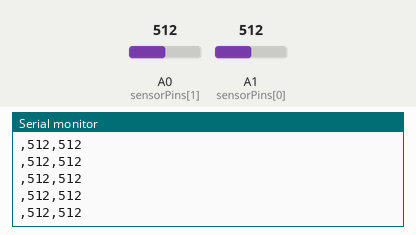
A sketch run on a simulated Arduino Uno, built with avr-gcc and run on an emulated ATmega328P. Parts: the last lines printed to the serial monitor. The inputs (shaded band) are chosen by the test bench; at power-on: A0 (sensorPins[1]) = 512, A1 (sensorPins[0]) = 512.

Above: at 1.2 s.
1.3 s: A0 (sensorPins[1]) set to 716
At 2.4 s:
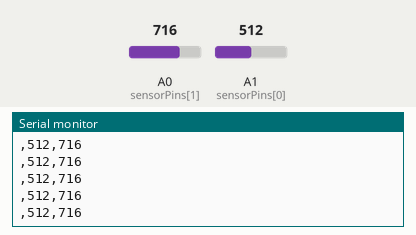
2.8 s: A1 (sensorPins[0]) set to 716
At 3.9 s:
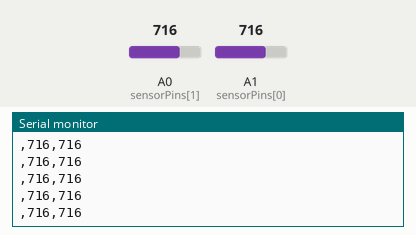
4.3 s: A0 (sensorPins[1]) set to 900
At 5.1 s:
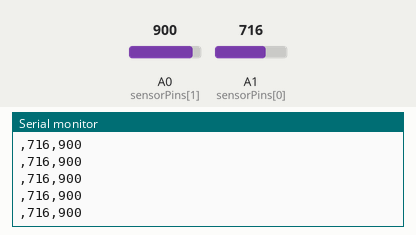
5.8 s: A1 (sensorPins[0]) set to 900
At 6.9 s:
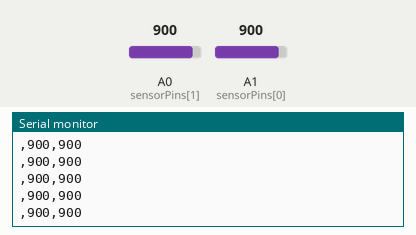
Timing chart, 0 to 8.3 s (numbered marks = the images above; inputs shaded):
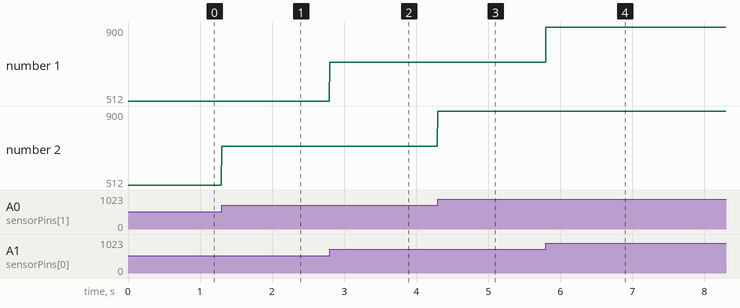

Measured:
- after the input at 1.3 s, the serial monitor: prints a new line at once (image 1)
- after the input at 2.8 s, the serial monitor: prints a new line at once (image 2)
- after the input at 4.3 s, the serial monitor: prints a new line at once (image 3)
- after the input at 5.8 s, the serial monitor: prints a new line at once (image 4)
- plotted number 2: 512 → 716 after the input at 1.3 s, 716 → 900 after the input at 4.3 s

The sketch:

data_collection_leg_test.ino
```cpp
const int sensorPins[] = {A1, A0};
const int SENSOR_COUNT = 2;

const unsigned long sampleIntervalUs = 5000; // 200Hz

unsigned long lastSampleUs = 0;

void setup() {
  Serial.begin(115200);
  while (!Serial) {
    ; // Wait for native USB boards; harmless on Uno/Nano.
  }

  lastSampleUs = micros();
  Serial.println("time_ms,A1,A0");
}

void loop() {
  unsigned long nowUs = micros();
  if (nowUs - lastSampleUs < sampleIntervalUs) return;
  lastSampleUs += sampleIntervalUs;

  // Serial.print(millis());
  for (int i = 0; i < SENSOR_COUNT; ++i) {
    Serial.print(",");
    Serial.print(analogRead(sensorPins[i]));
  }
  Serial.println();
}
```
